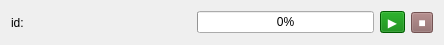
<?xml version="1.0" encoding="UTF-8"?>
<ui version="4.0">
 <class>BringupListElement</class>
 <widget class="QWidget" name="BringupListElement">
  <property name="geometry">
   <rect>
    <x>0</x>
    <y>0</y>
    <width>444</width>
    <height>45</height>
   </rect>
  </property>
  <property name="windowTitle">
   <string>Form</string>
  </property>
  <layout class="QHBoxLayout" name="horizontalLayout_2">
   <item>
    <layout class="QHBoxLayout" name="horizontalLayout">
     <item>
      <widget class="QLabel" name="launchFileLabel">
       <property name="sizePolicy">
        <sizepolicy hsizetype="Fixed" vsizetype="Preferred">
         <horstretch>0</horstretch>
         <verstretch>0</verstretch>
        </sizepolicy>
       </property>
       <property name="minimumSize">
        <size>
         <width>180</width>
         <height>0</height>
        </size>
       </property>
       <property name="maximumSize">
        <size>
         <width>180</width>
         <height>16777215</height>
        </size>
       </property>
       <property name="text">
        <string>id:</string>
       </property>
      </widget>
     </item>
     <item>
      <widget class="QProgressBar" name="progressBar">
       <property name="sizePolicy">
        <sizepolicy hsizetype="Expanding" vsizetype="Fixed">
         <horstretch>0</horstretch>
         <verstretch>0</verstretch>
        </sizepolicy>
       </property>
       <property name="value">
        <number>0</number>
       </property>
      </widget>
     </item>
     <item>
      <widget class="QToolButton" name="startButton">
       <property name="enabled">
        <bool>true</bool>
       </property>
       <property name="styleSheet">
        <string notr="true">QToolButton {color: white; background: green;}
QToolButton:!enabled{color: white; background: rgb(100, 130, 110);}</string>
       </property>
       <property name="text">
        <string>▶</string>
       </property>
      </widget>
     </item>
     <item>
      <widget class="QToolButton" name="stopButton">
       <property name="enabled">
        <bool>false</bool>
       </property>
       <property name="palette">
        <palette>
         <active>
          <colorrole role="WindowText">
           <brush brushstyle="SolidPattern">
            <color alpha="255">
             <red>255</red>
             <green>255</green>
             <blue>255</blue>
            </color>
           </brush>
          </colorrole>
          <colorrole role="Button">
           <brush brushstyle="SolidPattern">
            <color alpha="255">
             <red>255</red>
             <green>0</green>
             <blue>0</blue>
            </color>
           </brush>
          </colorrole>
          <colorrole role="Text">
           <brush brushstyle="SolidPattern">
            <color alpha="255">
             <red>255</red>
             <green>255</green>
             <blue>255</blue>
            </color>
           </brush>
          </colorrole>
          <colorrole role="ButtonText">
           <brush brushstyle="SolidPattern">
            <color alpha="255">
             <red>255</red>
             <green>255</green>
             <blue>255</blue>
            </color>
           </brush>
          </colorrole>
          <colorrole role="Base">
           <brush brushstyle="SolidPattern">
            <color alpha="255">
             <red>255</red>
             <green>0</green>
             <blue>0</blue>
            </color>
           </brush>
          </colorrole>
          <colorrole role="Window">
           <brush brushstyle="SolidPattern">
            <color alpha="255">
             <red>255</red>
             <green>0</green>
             <blue>0</blue>
            </color>
           </brush>
          </colorrole>
          <colorrole role="PlaceholderText">
           <brush brushstyle="SolidPattern">
            <color alpha="255">
             <red>255</red>
             <green>255</green>
             <blue>255</blue>
            </color>
           </brush>
          </colorrole>
         </active>
         <inactive>
          <colorrole role="WindowText">
           <brush brushstyle="SolidPattern">
            <color alpha="255">
             <red>255</red>
             <green>255</green>
             <blue>255</blue>
            </color>
           </brush>
          </colorrole>
          <colorrole role="Button">
           <brush brushstyle="SolidPattern">
            <color alpha="255">
             <red>255</red>
             <green>0</green>
             <blue>0</blue>
            </color>
           </brush>
          </colorrole>
          <colorrole role="Text">
           <brush brushstyle="SolidPattern">
            <color alpha="255">
             <red>255</red>
             <green>255</green>
             <blue>255</blue>
            </color>
           </brush>
          </colorrole>
          <colorrole role="ButtonText">
           <brush brushstyle="SolidPattern">
            <color alpha="255">
             <red>255</red>
             <green>255</green>
             <blue>255</blue>
            </color>
           </brush>
          </colorrole>
          <colorrole role="Base">
           <brush brushstyle="SolidPattern">
            <color alpha="255">
             <red>255</red>
             <green>0</green>
             <blue>0</blue>
            </color>
           </brush>
          </colorrole>
          <colorrole role="Window">
           <brush brushstyle="SolidPattern">
            <color alpha="255">
             <red>255</red>
             <green>0</green>
             <blue>0</blue>
            </color>
           </brush>
          </colorrole>
          <colorrole role="PlaceholderText">
           <brush brushstyle="SolidPattern">
            <color alpha="255">
             <red>255</red>
             <green>255</green>
             <blue>255</blue>
            </color>
           </brush>
          </colorrole>
         </inactive>
         <disabled>
          <colorrole role="WindowText">
           <brush brushstyle="SolidPattern">
            <color alpha="255">
             <red>255</red>
             <green>255</green>
             <blue>255</blue>
            </color>
           </brush>
          </colorrole>
          <colorrole role="Button">
           <brush brushstyle="SolidPattern">
            <color alpha="255">
             <red>140</red>
             <green>100</green>
             <blue>100</blue>
            </color>
           </brush>
          </colorrole>
          <colorrole role="Text">
           <brush brushstyle="SolidPattern">
            <color alpha="255">
             <red>255</red>
             <green>255</green>
             <blue>255</blue>
            </color>
           </brush>
          </colorrole>
          <colorrole role="ButtonText">
           <brush brushstyle="SolidPattern">
            <color alpha="255">
             <red>255</red>
             <green>255</green>
             <blue>255</blue>
            </color>
           </brush>
          </colorrole>
          <colorrole role="Base">
           <brush brushstyle="SolidPattern">
            <color alpha="255">
             <red>140</red>
             <green>100</green>
             <blue>100</blue>
            </color>
           </brush>
          </colorrole>
          <colorrole role="Window">
           <brush brushstyle="SolidPattern">
            <color alpha="255">
             <red>140</red>
             <green>100</green>
             <blue>100</blue>
            </color>
           </brush>
          </colorrole>
          <colorrole role="PlaceholderText">
           <brush brushstyle="SolidPattern">
            <color alpha="255">
             <red>255</red>
             <green>255</green>
             <blue>255</blue>
            </color>
           </brush>
          </colorrole>
         </disabled>
        </palette>
       </property>
       <property name="styleSheet">
        <string notr="true">QToolButton {color: white; background:red;}

QToolButton:!enabled{color:white; background: rgb(140, 100, 100)}</string>
       </property>
       <property name="text">
        <string>■</string>
       </property>
      </widget>
     </item>
    </layout>
   </item>
  </layout>
 </widget>
 <resources/>
 <connections/>
</ui>
